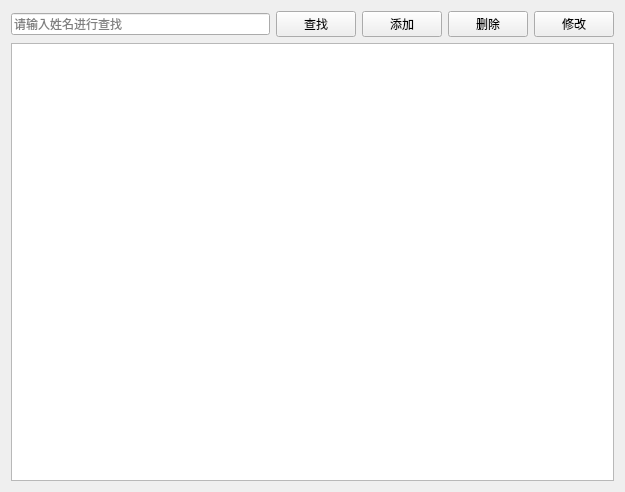
<?xml version="1.0" encoding="UTF-8"?>
<ui version="4.0">
 <class>PatientView</class>
 <widget class="QWidget" name="PatientView">
  <property name="geometry">
   <rect>
    <x>0</x>
    <y>0</y>
    <width>625</width>
    <height>492</height>
   </rect>
  </property>
  <property name="windowTitle">
   <string>患者管理</string>
  </property>
  <layout class="QVBoxLayout" name="verticalLayout">
   <item>
    <layout class="QHBoxLayout" name="horizontalLayout">
     <item>
      <widget class="QLineEdit" name="txtSearch">
       <property name="placeholderText">
        <string>请输入姓名进行查找</string>
       </property>
      </widget>
     </item>
     <item>
      <widget class="QPushButton" name="btSearch">
       <property name="text">
        <string>查找</string>
       </property>
      </widget>
     </item>
     <item>
      <widget class="QPushButton" name="btAdd">
       <property name="text">
        <string>添加</string>
       </property>
      </widget>
     </item>
     <item>
      <widget class="QPushButton" name="btDelete">
       <property name="text">
        <string>删除</string>
       </property>
      </widget>
     </item>
     <item>
      <widget class="QPushButton" name="btEdit">
       <property name="text">
        <string>修改</string>
       </property>
      </widget>
     </item>
    </layout>
   </item>
   <item>
    <widget class="QTableView" name="tableView"/>
   </item>
  </layout>
 </widget>
 <resources/>
 <connections/>
</ui>
